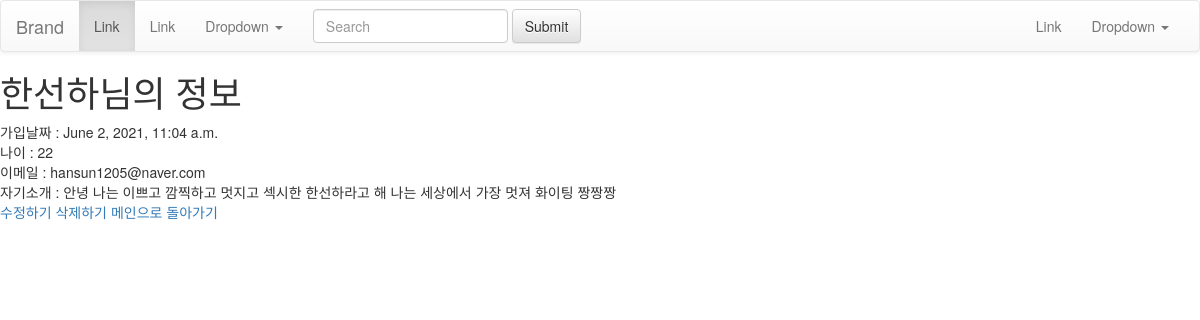
Screenshot of //9 with the database file from the repository.
### signup/models.py (models this page shows, shortened)
class Signup(models.Model):
    name = models.CharField(max_length=100)
    age = models.IntegerField()
    pub_date = models.DateTimeField()
    email = models.EmailField(max_length=100)
    introduce = models.TextField()
    image = models.ImageField(upload_to='image/',default="")

### signup/views.py (the view)
# urls.py: path('<str:id>',views.detail,name="detail"),
def detail(request,id):
    signup = get_object_or_404(Signup, pk = id)
    return render (request,'detail.html',{'signup':signup})

### signup/templates/detail.html (shortened to what this page needs)
{% extends 'base.html' %}
{% block contents %}
<!DOCTYPE html>
<html lang="en">
<head>
</head>
<body>
    <h1>{{signup.name}}님의 정보</h1>
    가입날짜 : {{signup.pub_date}}<br>
    나이 : {{signup.age}}<br>
    이메일 : {{signup.email}}<br>
    자기소개 : {{signup.introduce}}<br>
    <a href="{% url 'edit' signup.id %}">수정하기</a>
    <a href="{% url 'delete' signup.id %}">삭제하기</a>
    <a href="{% url 'back' signup.id %}">메인으로 돌아가기</a>
{% endblock %}

### rows the page displays
Signup: name "한선하", pub_date "June 2, 2021, 11:04 a.m.", age "22", email "hansun1205@naver.com", introduce "안녕 나는 이쁘고 깜찍하고 멋지고 섹시한 한선하라고 해 나는 세상에서 가장 멋져 화이팅 짱짱짱"
